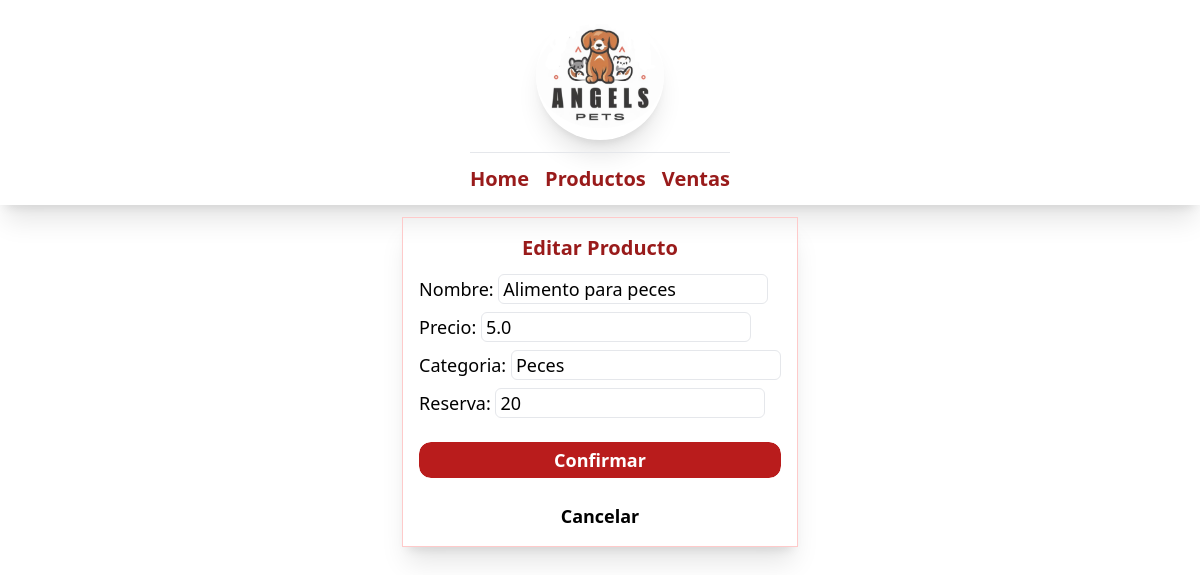
The app's page /petshop/tabla/editar/36 with its own data.
### internal_shop_app/models.py (models this page shows, shortened)
class Producto(models.Model):
    nombre = models.CharField(max_length=50)
    precio = models.FloatField(max_length=50)
    categoria = models.CharField(max_length=50)
    reserva = models.IntegerField(max_length=50)

### internal_shop_app/views.py (the view)
# urls.py: path("tabla/editar/<int:id_prod>", editar_producto_view, name="editar"),
def editar_producto_view(request, id_prod):
    producto = Producto.objects.get(pk=id_prod)
    if request.method == "POST":
        form = ProductoForm(request.POST, instance=producto)
        if form.is_valid():
            form.save()
            return redirect("tabla")
    else:
        template = "editar_producto.html"
        context = {"form": ProductoForm(instance=producto)}
        return render(request, template, context)

### internal_shop_app/forms.py
class ProductoForm(forms.ModelForm):
    class Meta:
        model = Producto
        fields = ['nombre', 'precio', 'categoria', 'reserva']
        widgets = {
            'nombre': forms.TextInput(attrs={'class': 'border border-1 rounded-md px-1'}),
            'precio': forms.NumberInput(attrs={'class': 'border border-1 rounded-md px-1'}),
            'categoria': forms.TextInput(attrs={'class': 'border border-1 rounded-md px-1'}),
            'reserva': forms.NumberInput(attrs={'class': 'border border-1 rounded-md px-1'}),
        }

### internal_shop_app/templates/editar_producto.html (shortened to what this page needs)
{% extends "home.html" %} {% block main-section %}
<div
  class="flex flex-col text-center border border-red-200 p-4 gap-3 shadow-xl my-2"
>
  <h1 class="text-xl text-red-800 font-bold">Editar Producto</h1>
  <form method="POST" class="flex flex-col text-lg gap-2">
    <div class="flex flex-col items-start gap-2">{{form}}</div>
    <button
      class="py-1 px-4 rounded-md outline outline-1 rounded-xl bg-red-700 text-white font-semibold my-4"
    >
      Confirmar
    </button>
    <a href="{% url 'tabla' %}"><p class="font-semibold">Cancelar</p></a>
  </form>
</div>
{% endblock main-section %}

### records on screen
Producto: nombre "Alimento para peces", precio "5.0", categoria "Peces", reserva "20"
